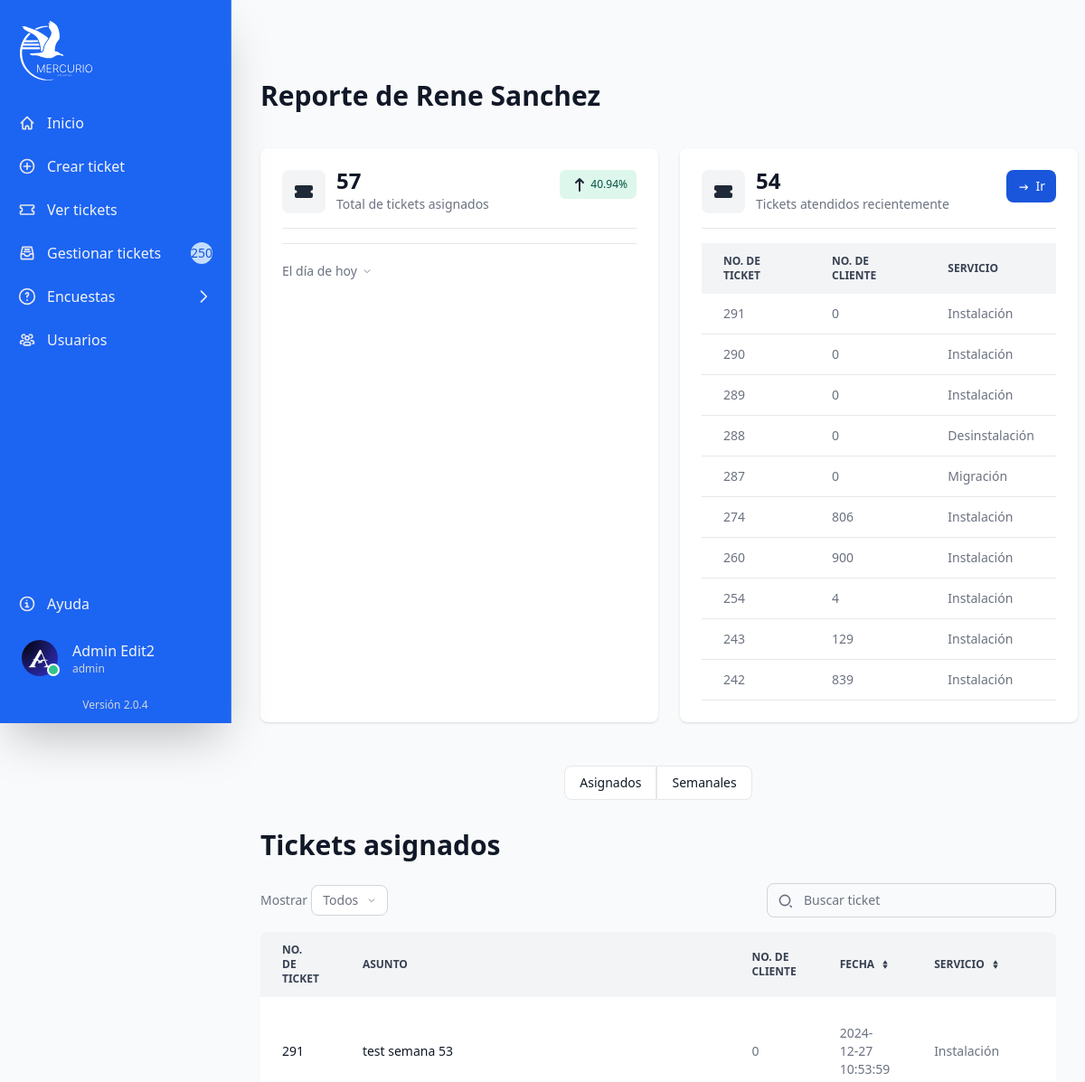
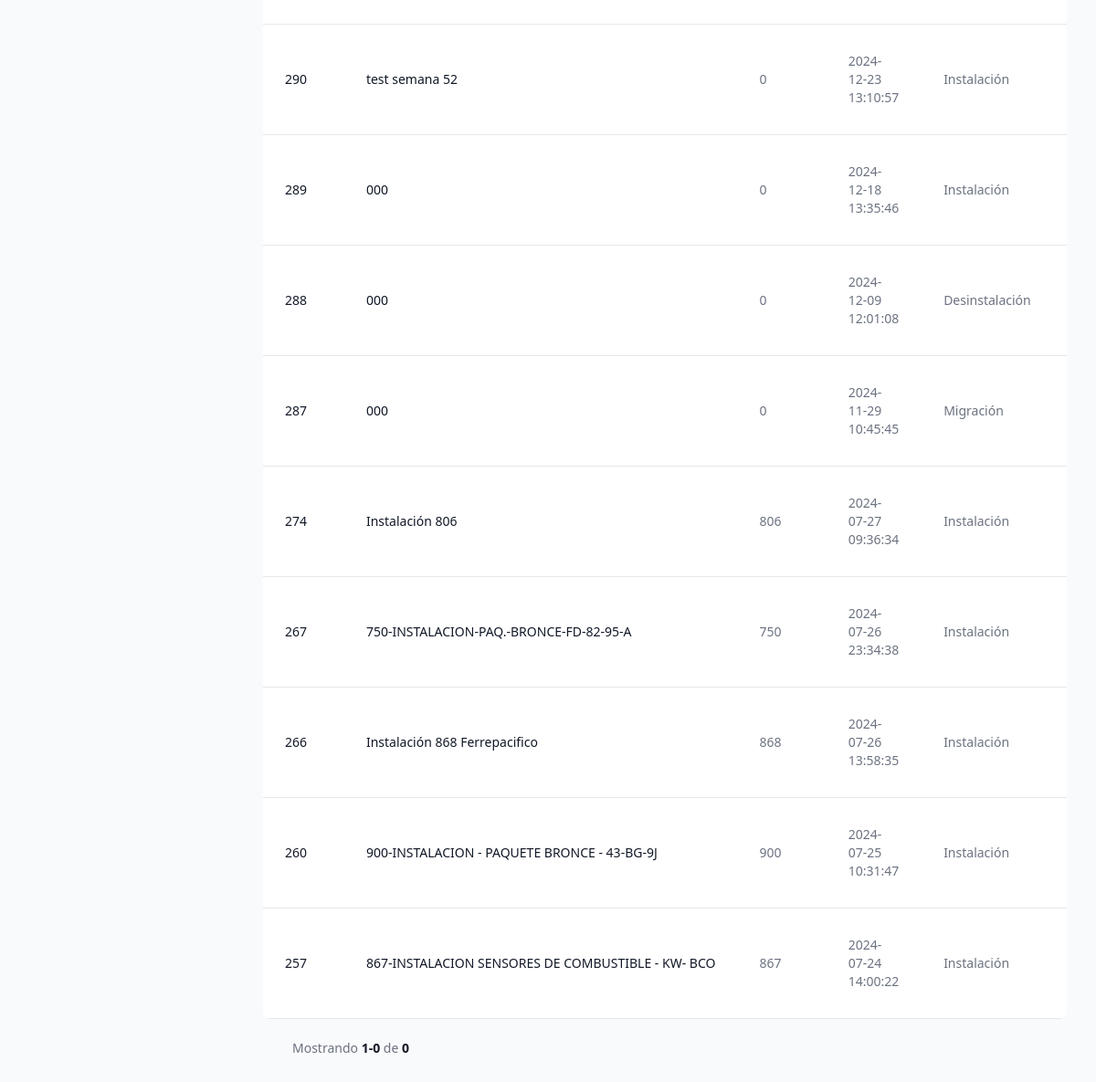
The page /src/web/reporte-tecnico?id=2 (signed in) on the database its author committed (2 pictures, top to bottom).
### tables this page shows
CREATE TABLE IF NOT EXISTS `users` (
  `userId` int NOT NULL AUTO_INCREMENT,
  `user` varchar(50) NOT NULL,
  `nombre` varchar(55) NOT NULL,
  `apellido` varchar(55) NOT NULL,
  `email` varchar(200) NOT NULL,
  `imagen` varchar(255) NOT NULL,
  `credencial` varchar(255) NOT NULL,
  `tipo` varchar(20) NOT NULL,
  `password` varchar(255) NOT NULL,
  `code` varchar(255) DEFAULT NULL,
  `token` varchar(255) DEFAULT NULL,
  `token_expiration` timestamp NULL DEFAULT NULL,
  `userStatus` tinyint NOT NULL,
  `fhCreacion` datetime NOT NULL,
  `fhBaja` datetime DEFAULT NULL,
  PRIMARY KEY (`userId`)
);

CREATE TABLE IF NOT EXISTS `tbticket` (
  `idTicket` int NOT NULL AUTO_INCREMENT,
  `fhticket` datetime DEFAULT NULL,
  `nombre` varchar(250) DEFAULT NULL,
  `numTrabajador` int DEFAULT NULL,
  `numCliente` int DEFAULT NULL,
  `dispositivo` varchar(50) DEFAULT NULL,
  `imeiCliente` varchar(50) DEFAULT NULL,
  `fhRevision` datetime DEFAULT NULL,
  `numContacto` varchar(50) DEFAULT NULL,
  `nomContacto` varchar(100) DEFAULT NULL,
  `placasContacto` varchar(10) DEFAULT NULL,
  `marcaContacto` varchar(20) DEFAULT NULL,
  `prioridad` varchar(250) DEFAULT NULL,
  `asunto` varchar(200) DEFAULT NULL,
  `descripcion` mediumtext,
  `estado` varchar(250) DEFAULT NULL,
  `domicilio` varchar(150) DEFAULT NULL,
  `ciudad` varchar(30) DEFAULT NULL,
  `domestado` varchar(30) DEFAULT NULL,
  `codpostal` int DEFAULT NULL,
  `domdescripcion` varchar(250) DEFAULT NULL,
  `servicio` varchar(20) DEFAULT NULL,
  `asignado` varchar(250) DEFAULT NULL,
  `st_estado` tinyint(1) NOT NULL,
  `evidencia` varchar(255) DEFAULT NULL,
  `evidenciaArribo` varchar(250) DEFAULT NULL,
  `evidenciaInicio` varchar(250) DEFAULT NULL,
  `evidenciaRealizacion` varchar(250) DEFAULT NULL,
  `evidenciaFinalizacion` varchar(250) DEFAULT NULL,
  `txt_contestacion` varchar(500) DEFAULT NULL,
  `fhContestacion` datetime DEFAULT NULL,
  `fhAsignado` datetime DEFAULT NULL,
  `fhArribo` datetime DEFAULT NULL,
  `fhInicio` datetime DEFAULT NULL,
  `fhRealizacion` datetime DEFAULT NULL,
  `fhFinalizacion` datetime DEFAULT NULL,
  `fhCongelado` datetime DEFAULT NULL,
  `fhCancelado` datetime DEFAULT NULL,
  `fhProgramada` datetime DEFAULT NULL,
  `fhEliminacion` datetime DEFAULT NULL,
  `motivo_eliminacion` varchar(250) DEFAULT NULL,
  `eliminadopor` varchar(150) DEFAULT NULL,
  `correo` varchar(250) DEFAULT NULL,
  `token` varchar(255) DEFAULT NULL,
  PRIMARY KEY (`idTicket`)
);

### src/web/reporte-tecnico.php (the view, shortened to what the rows shown need)
<?php
include '../configuration/conn-session.php';
$tecnicoId = isset($_GET['id']) ? (int) $_GET['id'] : 0;
if ($tecnicoId > 0) {
    $stmt = $conn->prepare("SELECT nombre, apellido FROM users WHERE userId = ? AND tipo = 'tecnico' AND userStatus = 0");
    $stmt->bind_param('i', $tecnicoId);
    $stmt->execute();
    $result = $stmt->get_result();
    if ($result->num_rows > 0) {
        $tecnico = $result->fetch_assoc();
    } else {
        echo "<h2>Técnico no encontrado.</h2>";
        exit;
    }
} else {
    echo "<h2>ID inválido.</h2>";
    exit;
}
?>
<!DOCTYPE html>
<html lang="es">
<head>
    <link rel="stylesheet" href="../output.css">
    <link rel="stylesheet" href="./loading.css">
</head>
<body class="bg-gray-50 dark:bg-gray-700">
    <div class="p-4 sm:ml-64">
        <div class="p-4 mt-14">
            <div class="grid grid-cols-1 gap-4 mb-4">
                <h2 class="text-3xl font-bold text-gray-900 dark:text-white mb-6">
                    Reporte de <?php echo $tecnico['nombre'] . ' ' . $tecnico['apellido']; ?>
                </h2>
                <div class="grid md:grid-cols-2 grid-cols-1 md:space-x-6 space-x-0">
                    <div
                        class="sm:max-w-sm lg:max-w-full w-full bg-white rounded-lg shadow dark:bg-gray-800 p-4 mb-8 md:p-6">
                    </div>
                    <div
                        class="sm:max-w-sm lg:max-w-full w-full bg-white rounded-lg shadow dark:bg-gray-800 p-4 md:p-6 mb-8">
                        <div class="relative overflow-x-auto">
                            <table class="w-full text-sm text-left text-gray-500 dark:text-gray-400">
                                <thead
                                    class="text-xs text-gray-700 uppercase bg-gray-100 dark:bg-gray-700 dark:text-gray-300">
                                    <tr>
                                        <th scope="col" class="px-6 py-3">
                                            No. de ticket
                                        </th>
                                        <th scope="col" class="px-6 py-3">
                                            No. de cliente
                                        </th>
                                        <th scope="col" class="px-6 py-3">
                                            Servicio
                                        </th>
                                    </tr>
                                </thead>
                                <tbody>
                                    <?php
                                    $stmt = $conn->prepare("SELECT idTicket, numCliente, servicio FROM tbticket WHERE estado IN ('2', '3', '4', '5', '6') AND asignado = ? ORDER BY fhticket DESC LIMIT 10");
                                    $stmt->bind_param('i', $tecnicoId);
                                    $stmt->execute();
                                    $result = $stmt->get_result();
                                    while ($row = $result->fetch_assoc()):
                                        ?>
                                        <tr class="border-b border-gray-200 dark:border-gray-700">
                                            <td class="px-6 py-3">
                                                <a href="atender?id=<?php echo $row['idTicket']; ?>">
                                                    <?php echo $row['idTicket']; ?>
                                                </a>
                                            </td>
                                            <td class="px-6 py-3">
                                                <?php echo $row['numCliente']; ?>
                                            </td>
                                            <td class="px-6 py-3">
                                                <?php echo $row['servicio']; ?>
                                            </td>
                                        </tr>
                                    <?php endwhile; ?>
                                </tbody>
                            </table>
                        </div>
                    </div>
                </div>
                <div class="flex justify-center rounded-md mb-4" role="group">
                    <button type="button" onclick="showAsignados()"
                        class="px-4 py-2 text-sm font-medium bg-white text-gray-900 bg-transparent border border-gray-200 rounded-s-lg hover:bg-gray-900 hover:text-white focus:z-10 focus:ring-2 focus:ring-gray-500 focus:bg-gray-900 focus:text-white dark:border-white dark:text-white dark:hover:text-white dark:hover:bg-gray-700 dark:focus:bg-gray-700">
                    </button>
                    <button type="button" onclick="showSemanales()"
                        class="px-4 py-2 text-sm font-medium bg-white text-gray-900 bg-transparent border border-gray-200 rounded-e-lg hover:bg-gray-900 hover:text-white focus:z-10 focus:ring-2 focus:ring-gray-500 focus:bg-gray-900 focus:text-white dark:border-white dark:text-white dark:hover:text-white dark:hover:bg-gray-700 dark:focus:bg-gray-700">
                    </button>
                </div>
                <div id="asignados">
                    <h2 class="text-3xl font-bold text-gray-900 dark:text-white mb-6 md:mt-0 mt-4">
                        Tickets asignados
                    </h2>
                    <div
                        class="flex items-center justify-between flex-column flex-wrap md:flex-row space-y-4 md:space-y-0 pb-4">
                    </div>
                    <div class="relative overflow-x-auto sm:rounded-lg">
                        <table class="w-full text-sm text-left text-gray-500 dark:text-gray-400">
                            <thead
                                class="text-xs text-gray-700 uppercase bg-gray-100 dark:bg-gray-900 dark:text-gray-400">
                                <tr>
                                    <th scope="col" class="px-6 py-3">
                                        No. de ticket
                                    </th>
                                    <th scope="col" class="px-6 py-3">
                                        Asunto
                                    </th>
                                    <th scope="col" class="px-6 py-3">
                                        No. de cliente
                                    </th>
                                    <th scope="col" class="px-6 py-3">
                                        <div class="flex items-center">
                                            Fecha
                                            <a href="#">
                                            </a>
                                        </div>
                                    </th>
                                    <th scope="col" class="px-6 py-3">
                                        <div class="flex items-center">
                                            Servicio
                                            <a href="#">
                                            </a>
                                        </div>
                                    </th>
                                    <th scope="col" class="px-6 py-3">
                                    </th>
                                </tr>
                            </thead>
                            <tbody>
                                <?php
                                $tecnicoId = isset($_GET['id']) ? (int) $_GET['id'] : 0;
                                $registrosPorPagina = 10;
                                $paginaActual = isset($_GET['page']) ? (int) $_GET['page'] : 1;
                                $offset = ($paginaActual - 1) * $registrosPorPagina;
                                if ($tecnicoId > 0) {
                                    $sql = "SELECT * FROM tbticket WHERE asignado = ? AND estado <> 0 ORDER BY fhticket DESC LIMIT $registrosPorPagina OFFSET $offset";
                                    $stmt = $conn->prepare($sql);
                                    $stmt->bind_param('i', $tecnicoId);
                                    $stmt->execute();
                                    $resultado = $stmt->get_result();
                                } else {
                                    $sql = "SELECT * FROM tbticket WHERE estado <> 0 ORDER BY fhticket DESC LIMIT $registrosPorPagina OFFSET $offset";
                                    $resultado = $conn->query($sql);
                                }
                                while ($fila = $resultado->fetch_assoc()): ?>
                                    <tr class="bg-white border-b dark:bg-gray-800 dark:border-gray-700">
                                        <th scope="row"
                                            class="px-6 py-4 font-medium text-gray-900 whitespace-nowrap dark:text-white">
                                            <div class="flex items-center">
                                                <?php echo htmlspecialchars($fila['idTicket']); ?>
                                            </div>
                                        </th>
                                        <td class="px-6 py-4 font-medium text-gray-900 whitespace-nowrap dark:text-white">
                                            <div class="flex items-center">
                                                <?php echo htmlspecialchars($fila['asunto'] ?? 'No proporcionado'); ?>
                                            </div>
                                        </td>
                                        <td class="px-6 py-4">
                                            <div class="flex items-center">
                                                <?php echo htmlspecialchars($fila['numCliente'] ?? 'No proporcionado'); ?>
                                            </div>
                                        </td>
                                        <td class="px-6 py-4">
                                            <div class="flex items-center">
                                                <?php echo htmlspecialchars($fila['fhticket'] ?? 'No proporcionado'); ?>
                                            </div>
                                        </td>
                                        <td class="px-6 py-4">
                                            <div class="flex items-center">
                                                <?php echo htmlspecialchars($fila['servicio'] ?? 'No proporcionado'); ?>
                                            </div>
                                        </td>
                                        <td class="px-6 py-4">
                                        </td>
                                    </tr>
                                <?php endwhile; ?>
                            </tbody>
                        </table>
                    </div>
                    <nav class="flex items-center flex-column flex-wrap md:flex-row justify-between pt-4 p-8"
                        aria-label="Navegación">
                    </nav>
                </div>
            </div>
        </div>
</body>
</html>

### rows shown on the page
users: nombre "Rene", apellido "Sanchez"
tbticket: idTicket "291", numCliente "0", servicio "Instalación", asunto "test semana 53", fhticket "2024-12-27 10:53:59"
tbticket: idTicket "290", numCliente "0", servicio "Instalación", asunto "test semana 52", fhticket "2024-12-23 13:10:57"
tbticket: idTicket "289", numCliente "0", servicio "Instalación", asunto "000", fhticket "2024-12-18 13:35:46"
tbticket: idTicket "288", numCliente "0", servicio "Desinstalación", asunto "000", fhticket "2024-12-09 12:01:08"
tbticket: idTicket "287", numCliente "0", servicio "Migración", asunto "000", fhticket "2024-11-29 10:45:45"
tbticket: idTicket "274", numCliente "806", servicio "Instalación", asunto "Instalación 806", fhticket "2024-07-27 09:36:34"
tbticket: idTicket "260", numCliente "900", servicio "Instalación", asunto "900-INSTALACION - PAQUETE BRONCE - 43-BG-9J", fhticket "2024-07-25 10:31:47"
tbticket: idTicket "254", numCliente "4", servicio "Instalación"
tbticket: idTicket "243", numCliente "129", servicio "Instalación"
tbticket: idTicket "242", numCliente "839", servicio "Instalación"
tbticket: idTicket "267", asunto "750-INSTALACION-PAQ.-BRONCE-FD-82-95-A", numCliente "750", fhticket "2024-07-26 23:34:38", servicio "Instalación"
tbticket: idTicket "266", asunto "Instalación 868 Ferrepacifico", numCliente "868", fhticket "2024-07-26 13:58:35", servicio "Instalación"
tbticket: idTicket "257", asunto "867-INSTALACION SENSORES DE COMBUSTIBLE - KW- BCO", numCliente "867", fhticket "2024-07-24 14:00:22", servicio "Instalación"

### other values the page prints
$totalTickets "250"
$_SESSION['nombre'] "Admin"
$_SESSION['apellido'] "Edit2"
$_SESSION['tipo'] "admin"
$totalAsignado "57"
$totalAtendido "54"
$offset + 1 "1"
min($offset + $registrosPorPagina, $totalRegistros) "0"
$totalRegistros "0"
